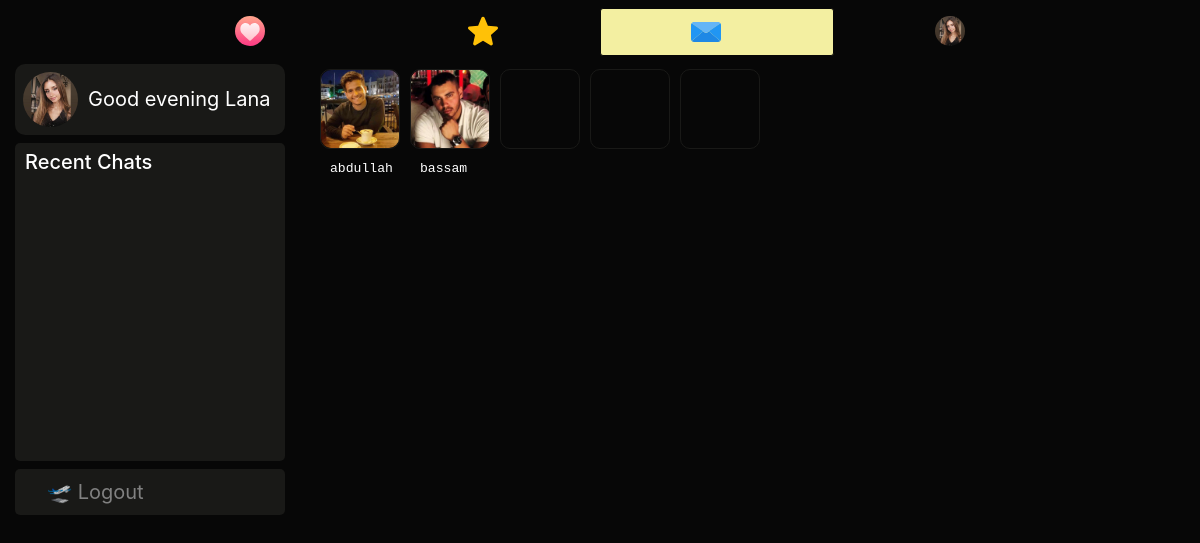
/messages (signed in), run on the app's committed database.
### dating/models.py (models this page shows, shortened)
class User(db.Model, UserMixin):
	id = db.Column(db.Integer, primary_key=True)
	username = db.Column(db.String(20), unique=True, nullable=False)
	email = db.Column(db.String(120), unique=True, nullable=True)
	dp = db.Column(db.String(20), nullable=False, default='default.jpg')
	dp2 = db.Column(db.String(20), nullable=False, default='flip.png')
	dp3 = db.Column(db.String(20), nullable=False, default='plane.png')
	password = db.Column(db.String(60), nullable=False)
	last_seen = db.Column(db.DateTime, default=datetime.utcnow)
	date_joined = db.Column(db.DateTime, nullable=False, default=datetime.utcnow)
	department = db.Column(db.String(20), nullable=False)
	student_number = db.Column(db.Integer(), unique=True, nullable=True)
	age = db.Column(db.DateTime, nullable=False)
	gender = db.Column(db.String(20), nullable=False)
	country = db.Column(db.String(20), default="Cyprus", nullable=True)
	bio = db.Column(db.String(120), nullable=True)
	private = db.Column(db.Boolean, default=False, nullable=False)
	snapchat = db.Column(db.String(20), default="snapchat", nullable=True)
	instagram = db.Column(db.String(20), default="instagram", nullable=True)
	followed = db.relationship(
		'User', secondary=followers,
		primaryjoin=(followers.c.follower_id == id),
		secondaryjoin=(followers.c.followed_id == id),
		backref=db.backref('followers', lazy='dynamic'), lazy='dynamic')
	messages_sent = db.relationship('Message',
									foreign_keys='Message.sender_id',
									backref='author', lazy='dynamic')
	messages_received = db.relationship('Message',
										foreign_keys='Message.recipient_id',
										backref='recipient', lazy='dynamic')
	last_message_read_time = db.Column(db.DateTime)
	def is_following(self, user):
		return self.followed.filter(followers.c.followed_id == user.id).count() > 0
	def new_messages(self):
		last_read_time = self.last_message_read_time or datetime(1900, 1, 1)
		return Message.query.filter_by(recipient=self).filter(
			Message.timestamp > last_read_time).count()

### dating/routes.py (the view)
@app.route('/messages')
@login_required
def messages():
	current_user.last_message_read_time = datetime.utcnow()
	db.session.commit()
	messages_received = current_user.messages_received.order_by(m.timestamp.desc())
	messages_sent = current_user.messages_sent.order_by(m.timestamp.desc())
	recent_chats = list()
	for message in messages_received:
		recent_chats.append(message.author)
	for message in messages_sent:
		recent_chats.append(message.recipient)
	recent_chats = list(dict.fromkeys(recent_chats))
	users = User.query.all()
	hour = datetime.now().hour
	greeting = "Good morning" if 5<=hour<12 else "Good afternoon" if hour<18 else "Good evening"
	return render_template('messages.html', users=users, greeting=greeting, recent_chats=recent_chats, messages_sent=messages_sent, messages_received=messages_received)

### dating/models.py (called while the page is built)
@login_manager.user_loader
def load_user(user_id):
	return User.query.get(int(user_id))

### dating/routes.py (called while the page is built)
@app.before_request
def before_request():
	if current_user.is_authenticated:
		current_user.last_seen = datetime.utcnow()
		db.session.commit()

### dating/templates/messages.html (shortened to what this page needs)
{% extends "layout.html" %}
{% block content %}
<div class="container-fluid">
  <div class="row">
    <div class="col-lg-3 d-none d-lg-block position-fixed">
      <a href="{{ url_for('user_posts',username=current_user.username) }}" style="text-decoration:none;">
      <header class="mb-2">
        <img src="{{ url_for('static', filename='profile_pics/' + current_user.dp) }}" alt="default profile" class="profile-thumbnail">
        <div class="profile-name">
          <span class="mt-2 pt-1" style="font-size:20px;color:#fff;">{{greeting}} {{current_user.username.title()}}</span>
        </div>
      </header>
    </a>
      <div style="background:#191917;padding:7px;cursor:pointer;border-radius:5px;overflow:auto;height:318px;">
        <h5 style="padding-left: 3px;">Recent Chats</h5>
      </div>
       <div class="mt-2" style="background:#191917;padding:8px 8px 8px 32px;font-size:20px;display:block;border-radius:5px;">
        <a href="{{ url_for('logout') }}" style="text-decoration:none;color:#818181;"> 🛫 Logout</a>
        </div>
</div>
    <div class="col-lg-6 offset-lg-3">
      {% if current_user.is_authenticated %}
          <section class="cardi scroll mb-2">
            {% for user in users if user != current_user and user.is_following(current_user) and current_user.is_following(user) %}
            <div class="others">
            <div class="card--content"><a href="{{ url_for('message',recipient=user.username) }}"><img src="{{ url_for('static', filename='profile_pics/' + user.dp) }}" alt=""></a>
            </div>
            <small style="font-size:15px;color:#f8f8f2;padding-left:15px">
            <code style="color:#fff;">{{user.username.lower()}}</code>
          </small>
            </div>
            {% endfor %}
            <div class="card--content"></div>
            <div class="card--content"></div>
            <div class="card--content"></div>
          </section>
          {% endif %}
</div>
{% endblock content %}

### dating/templates/layout.html (shortened to what this page needs)
<!doctype html>
<html lang="en">
  <head>
    <link rel="stylesheet" href="https://stackpath.bootstrapcdn.com/bootstrap/4.3.1/css/bootstrap.min.css">
    <link rel="stylesheet" type="text/css" href="{{ url_for('static', filename='main.css') }}">
  </head>
  <body>
<nav class="navbar navbar-expand-md navbar-dark sticky-top justify-content-center d-none d-lg-block">
   <ul class="nav">
    <li {% if '/home' == request.path %}  class="active" {% endif %}>
      <a href="{{url_for('home')}}"><img src="{{ url_for('static', filename='resources/' + 'swipe.svg') }}" style="width:30px;height:30px;"></a>
    </li>
    <li {% if '/discover' == request.path %}  class="active" {% endif %}>
      <a href="{{url_for('discover')}}"><img src="{{ url_for('static', filename='resources/' + 'like.svg') }}" style="width:30px;height:30px;"></a>
    </li>
    <li {% if '/messages' == request.path %}  class="active" {% endif %}>
      <a href="{{url_for('messages')}}">
        <img src="{{ url_for('static', filename='resources/' + 'message.svg') }}" style="width:30px;height:30px;">
      </a>
    </li>
    <li>
      <a href="{{url_for('user_posts', username=current_user.username)}}">
        {% if current_user.is_authenticated %}
          <img src="{{ url_for('static', filename='profile_pics/' + current_user.dp) }}" style="width:30px;height:30px;border-radius:50%">
        {% else %}
        <img src="https://www.flaticon.com/premium-icon/icons/svg/3133/3133799.svg" style="width:30px;height:30px;">
        {% endif %}
      </a>
    </li>
</ul>
</nav>
  {% block content %} {% endblock %}
  </body>
</html>

### dating/static/main.css (style rules this page uses)
body { background:#070707; color:#fff; }
nav { background:#070707; }
small { color: #1e90ff; }
header { display: flex; flex-direction: row; color:#fff; background:#191917; border-radius:10px; padding:8px; cursor:pointer; }
header .profile-thumbnail { width: 55px; height: 55px; border-radius: 50%; }
header .profile-name { display: flex; flex-direction:column; margin-left: 10px; }
.cardi { background: #070707; overflow-x: auto; display: flex; flex-wrap: nowrap; }
.scroll img { width:100%; height:100%; border-radius:10px; }
.card--content { background: #070707; width: 80px; height: 80px; margin: 5px; border-radius:10px; border:1px solid #191917; border-radius:10px; flex: 0 0 auto; }

### dating/templates/layout.html (style rules this page uses)
ul.nav { width:80%; margin:0 auto; padding:0; list-style:none; background-color:none; text-align:center; font-family: sans-serif; }
.nav li { display:inline-block; width:25%; margin:0; padding:0; }
.nav a { text-align:center; padding:8px 0 8px 0; margin:0; display:block; text-decoration:none; color: #fff; }
.active { background: #F3EFA1; border: 1px solid #070707; border-radius: 3px; }
ul.nav li:first-child a { border:none; }
ul.nav li:last-child a { border:none; }

### data on the page
User: dp (picture), username "Lana"
User: dp (picture), username "abdullah"
User: dp (picture), username "bassam"
